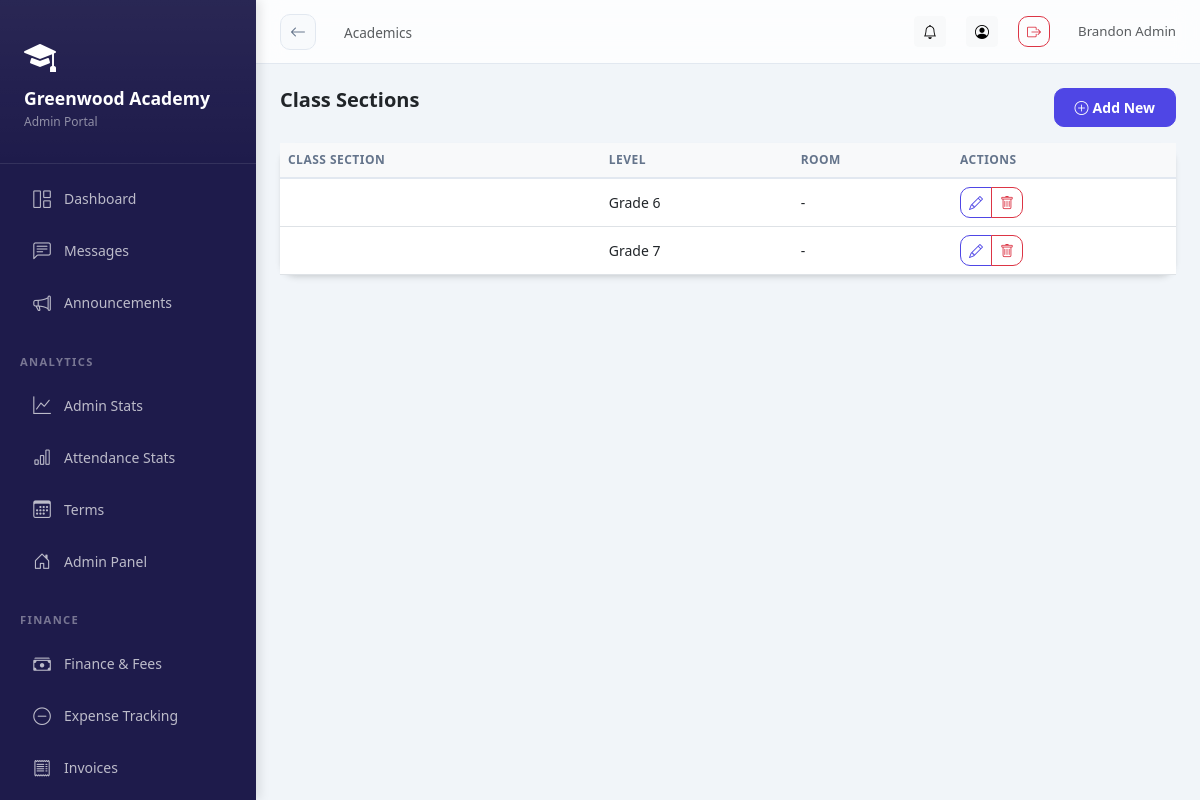
/academics/sections/ (signed in), run on the app's committed database.
### schools/models.py (models this page shows, shortened)
class School(models.Model):
    STATUS_CHOICES = [
        ('pending', 'Pending Approval'),
        ('active', 'Active'),
        ('suspended', 'Suspended'),
        ('rejected', 'Rejected'),
    ]
    name = models.CharField(max_length=200)
    subdomain = models.CharField(max_length=50, unique=True, db_index=True)
    email = models.EmailField()
    phone = models.CharField(max_length=20, blank=True)
    address = models.TextField(blank=True)
    logo = models.ImageField(upload_to='school_logos/', blank=True, null=True)
    theme_color = models.CharField(max_length=7, default='#4F46E5', help_text='Hex color code')
    motto = models.CharField(max_length=200, blank=True)
    status = models.CharField(max_length=20, choices=STATUS_CHOICES, default='pending')
    is_demo = models.BooleanField(default=False)
    created_at = models.DateTimeField(auto_now_add=True)
    updated_at = models.DateTimeField(auto_now=True)
    is_deleted = models.BooleanField(default=False)
    parent_registration_enabled = models.BooleanField(default=True)
    registration_token = models.CharField(max_length=100, unique=True, blank=True, null=True)
    subscription_active = models.BooleanField(default=False)
    subscription_expires = models.DateTimeField(null=True, blank=True)
    class Meta:
        ordering = ['-created_at']

class SchoolUser(SyncBaseModel):
    ROLE_CHOICES = [
        ('headmaster', 'Headmaster'),
        ('admin', 'School Admin'),
        ('teacher', 'Teacher'),
        ('student', 'Student'),
        ('parent', 'Parent'),
    ]
    user = models.ForeignKey(User, on_delete=models.CASCADE, related_name='school_memberships')
    school = models.ForeignKey(School, on_delete=models.CASCADE, related_name='members', db_index=True)
    role = models.CharField(max_length=20, choices=ROLE_CHOICES, db_index=True)
    is_active = models.BooleanField(default=True, db_index=True)
    signature = models.ImageField(upload_to='signatures/', blank=True, null=True)
    class Meta:
        unique_together = ['user', 'school']

### academics/models.py (models this page shows, shortened)
class ClassSection(SyncBaseModel):
    school = models.ForeignKey(School, on_delete=models.CASCADE, related_name='class_sections')
    class_level = models.ForeignKey(ClassLevel, on_delete=models.CASCADE, related_name='sections')
    section_name = models.CharField(max_length=20)  # e.g., "A", "B", "Science"
    class_teacher = models.ForeignKey(
        SchoolUser,
        on_delete=models.SET_NULL,
        null=True,
        blank=True,
        limit_choices_to={'role': 'teacher'},
        related_name='homeroom_classes'
    )
    academic_year = models.ForeignKey(AcademicYear, on_delete=models.CASCADE, related_name='sections')
    objects = TenantManager()
    all_objects = models.Manager()
    class Meta:
        unique_together = ['class_level', 'section_name', 'academic_year']
        ordering = ['class_level__order', 'section_name']
    def __str__(self):
        return f"{self.class_level.name} {self.section_name} - {self.academic_year.name}"

class ClassLevel(SyncBaseModel):
    school = models.ForeignKey(School, on_delete=models.CASCADE, related_name='class_levels')
    name = models.CharField(max_length=50)  # e.g., "Grade 1", "Class 5"
    order = models.IntegerField(default=0)
    objects = TenantManager()
    all_objects = models.Manager()
    class Meta:
        ordering = ['order', 'name']

### academics/views.py (the view)
# urls.py: path('sections/', views.ClassSectionListView.as_view(), name='class_section_list'),
@method_decorator(login_required, name='dispatch')
class ClassSectionListView(ListView):
    model = ClassSection
    template_name = 'academics/class_section_list.html'
    context_object_name = 'class_sections'
    def get_queryset(self):
        return ClassSection.objects.filter(school=self.request.school).select_related('class_level', 'academic_year')

### core/models.py (called while the page is built)
    def get_queryset(self):
        queryset = super().get_queryset()
        school = get_current_school()
        if school:
            return queryset.filter(school=school)
        return queryset

### schools/context_processors.py (called while the page is built)
def school_context(request):
    school = getattr(request, 'school', None)
    school_role = ''
    if school and request.user.is_authenticated:
        try:
            su = SchoolUser.objects.get(user=request.user, school=school, is_active=True)
            school_role = su.role
        except SchoolUser.DoesNotExist:
            pass
    return {
        'current_school': school,
        'school_role': school_role,
    }

### academics/templates/academics/class_section_list.html (shortened to what this page needs)
{% extends 'base_dashboard.html' %}
{% block page_title %}Academics{% endblock %}
{% block content %}
<div class="d-flex justify-content-between mb-3">
<h5 class="fw-bold mb-0">{% if 'list' in 'class_section_list' %}{% if 'year' in 'class_section_list' %}Academic Years{% elif 'level' in 'class_section_list' %}Class Levels{% elif 'subject' in 'class_section_list' %}Subjects{% elif 'section' in 'class_section_list' %}Class Sections{% elif 'assignment' in 'class_section_list' %}Teacher Assignments{% endif %}{% endif %}</h5>
{% if 'list' in 'class_section_list' %}<a href="{% if 'year' in 'class_section_list' %}{% url 'academics:academic_year_add' %}{% elif 'level' in 'class_section_list' %}{% url 'academics:class_level_add' %}{% elif 'subject' in 'class_section_list' %}{% url 'academics:subject_add' %}{% elif 'section' in 'class_section_list' %}{% url 'academics:class_section_add' %}{% elif 'assignment' in 'class_section_list' %}{% url 'academics:teacher_assignment_add' %}{% endif %}" class="btn btn-primary btn-sm"><i class="bi bi-plus-circle me-1"></i>Add New</a>{% endif %}
</div>
{% if 'list' in 'class_section_list' %}
<div class="card"><div class="table-responsive"><table class="table table-hover mb-0">
<thead class="table-light"><tr><th>Class Section</th><th>Level</th><th>Room</th><th>Actions</th></tr></thead>
<tbody>
{% for obj in class_sections %}
<tr>
  <td>{{ obj.name }}</td>
  <td>{{ obj.class_level.name }}</td>
  <td>{{ obj.room_number|default:"-" }}</td>
  <td>
    <div class="btn-group btn-group-sm">
        <a href="{% url 'academics:class_section_edit' obj.pk %}" class="btn btn-outline-primary" title="Edit">
          <i class="bi bi-pencil"></i>
        </a>
        <a href="{% url 'academics:class_section_delete' obj.pk %}" class="btn btn-outline-danger" onclick="return confirm('Delete {{ obj }}?');" title="Delete">
          <i class="bi bi-trash"></i>
        </a>
    </div>
  </td>
</tr>
{% empty %}<tr><td colspan="4" class="text-center py-4 text-muted">No class sections yet.</td></tr>
{% endfor %}
</tbody>
</table></div></div>
{% endif %}
{% endblock %}

### templates/base_dashboard.html (shortened to what this page needs)
<!DOCTYPE html>
<html lang="en">
<head>
<link rel="stylesheet" href="https://cdn.jsdelivr.net/npm/bootstrap@5.3.0/dist/css/bootstrap.min.css">
<link rel="stylesheet" href="https://cdn.jsdelivr.net/npm/bootstrap-icons@1.11.0/font/bootstrap-icons.css">
<link href="https://cdn.jsdelivr.net/npm/tom-select@2.2.2/dist/css/tom-select.bootstrap5.css" rel="stylesheet">
</head>
<body>
<div class="sidebar" id="sidebar">
  <div class="sidebar-brand">
    {% if current_school.logo %}
      <img src="{{ current_school.logo.url }}" alt="{{ current_school.name }}" class="rounded">
  {% else %}
    <i class="bi bi-mortarboard-fill text-white mb-2 d-block" style="font-size: 2rem;"></i>
  {% endif %}
  <h5>{{ current_school.name|default:"AcademiaLink" }}</h5>
  <small>{{ school_role|title }} Portal</small>
  </div>
  <nav class="py-2">
    <a href="{% url 'analytics:dashboard' %}" class="nav-link {% if request.path == '/analytics/dashboard/' %}active{% endif %}">
      <i class="bi bi-grid-1x2"></i> Dashboard
    </a>
    <a href="{% url 'messaging:list' %}" class="nav-link {% if 'messages' in request.path %}active{% endif %}">
      <i class="bi bi-chat-left-text"></i> Messages
    </a>
    <a href="{% url 'notifications:announcements' %}" class="nav-link {% if 'announcements' in request.path %}active{% endif %}">
      <i class="bi bi-megaphone"></i> Announcements
    </a>
    {% if school_role in 'headmaster,teacher' %}
    <div class="nav-section">Academic</div>
    <a href="{% url 'academics:student_list' %}" class="nav-link {% if 'students' in request.path %}active{% endif %}">
      <i class="bi bi-people"></i> Students
    </a>
    {% if school_role in 'headmaster,teacher,admin' %}
    <a href="{% url 'academics:teacher_list' %}" class="nav-link {% if 'teachers' in request.path %}active{% endif %}">
      <i class="bi bi-person-badge"></i> Teachers Directory
    </a>
    <a href="{% url 'academics:parent_list' %}" class="nav-link {% if 'parents' in request.path %}active{% endif %}">
      <i class="bi bi-people-fill"></i> Parents Directory
    </a>
    {% endif %}
    <a href="{% url 'academics:class_section_list' %}" class="nav-link {% if 'sections' in request.path %}active{% endif %}">
      <i class="bi bi-building"></i> Classes
    </a>
    <a href="{% url 'academics:subject_list' %}" class="nav-link {% if 'subjects' in request.path %}active{% endif %}">
      <i class="bi bi-book"></i> Subjects
    </a>
    <div class="nav-section">Attendance</div>
    <a href="{% url 'attendance:home' %}" class="nav-link {% if 'attendance' in request.path %}active{% endif %}">
      <i class="bi bi-calendar-check"></i> Attendance
    </a>
    <div class="nav-section">Results</div>
    <a href="{% url 'results:result_entry' %}" class="nav-link {% if 'entry' in request.path %}active{% endif %}">
      <i class="bi bi-pencil-square"></i> Enter Results
    </a>
    {% elif school_role == 'admin' %}
    <div class="nav-section">Analytics</div>
    <a href="{% url 'analytics:dashboard' %}#admin" class="nav-link {% if 'dashboard' in request.path %}active{% endif %}">
      <i class="bi bi-graph-up"></i> Admin Stats
    </a>
    <a href="{% url 'attendance:report' %}" class="nav-link {% if 'attendance_report' in request.path %}active{% endif %}">
      <i class="bi bi-bar-chart"></i> Attendance Stats
    </a>
    {% endif %}
    <a href="{% url 'results:term_list' %}" class="nav-link {% if 'terms' in request.path %}active{% endif %}">
      <i class="bi bi-calendar3"></i> Terms
    </a>
    <a href="{% url 'dashboard' %}" class="nav-link {% if '/school/dashboard/' in request.path %}active{% endif %}">
      <i class="bi bi-house-door"></i> Admin Panel
    </a>
    {% if school_role == 'admin' %}
    <div class="nav-section">Finance</div>
    <a href="{% url 'fees:home' %}" class="nav-link {% if 'fees' in request.path %}active{% endif %}">
      <i class="bi bi-cash-stack"></i> Finance & Fees
    </a>
    <a href="{% url 'fees:expense_list' %}" class="nav-link {% if 'expenses' in request.path %}active{% endif %}">
      <i class="bi bi-dash-circle"></i> Expense Tracking
    </a>
    <a href="{% url 'fees:invoice_list' %}" class="nav-link {% if 'invoices' in request.path %}active{% endif %}">
      <i class="bi bi-receipt"></i> Invoices
    </a>
    <a href="{% url 'fees:structure_list' %}" class="nav-link {% if 'structures' in request.path %}active{% endif %}">
    </a>
    {% endif %}
  </nav>
</div>
<div class="main-content">
  <div class="topbar">
    <div class="topbar-left">
      <a href="javascript:history.back()" class="btn-back d-none d-md-flex" id="global-back-btn" title="Go Back">
        <i class="bi bi-arrow-left"></i>
      </a>
      <nav aria-label="breadcrumb" class="d-none d-md-block">
        <span class="text-muted" style="font-size:.85rem;">{% block page_title %}{% endblock %}</span>
      </nav>
    </div>
    <div class="topbar-right">
      <a href="{% url 'notifications:list' %}" class="btn btn-sm btn-light position-relative" title="Notifications">
        <i class="bi bi-bell"></i>
      </a>
      <a href="{% url 'accounts:profile' %}" class="btn btn-sm btn-light" title="Profile">
        <i class="bi bi-person-circle"></i>
      </a>
      <a href="{% url 'accounts:logout' %}" class="btn btn-sm btn-outline-danger" title="Logout">
        <i class="bi bi-box-arrow-right"></i>
      </a>
      <span class="text-muted d-none d-md-inline-block ms-2" style="font-size:.83rem;">
        {{ user.get_full_name|default:user.username }}
      </span>
    </div>
  </div>
  <div class="page-content">
    {% block content %}{% endblock %}
  </div>
</div>
</body>
</html>

### data on the page
School: name "Greenwood Academy"
SchoolUser: role "Admin"
ClassSection: class_level.name "Grade 6", room_number "-"
ClassSection: class_level.name "Grade 7", room_number "-"

### other printed values
{{ user.get_full_name|default:user.username }} "Brandon Admin"
